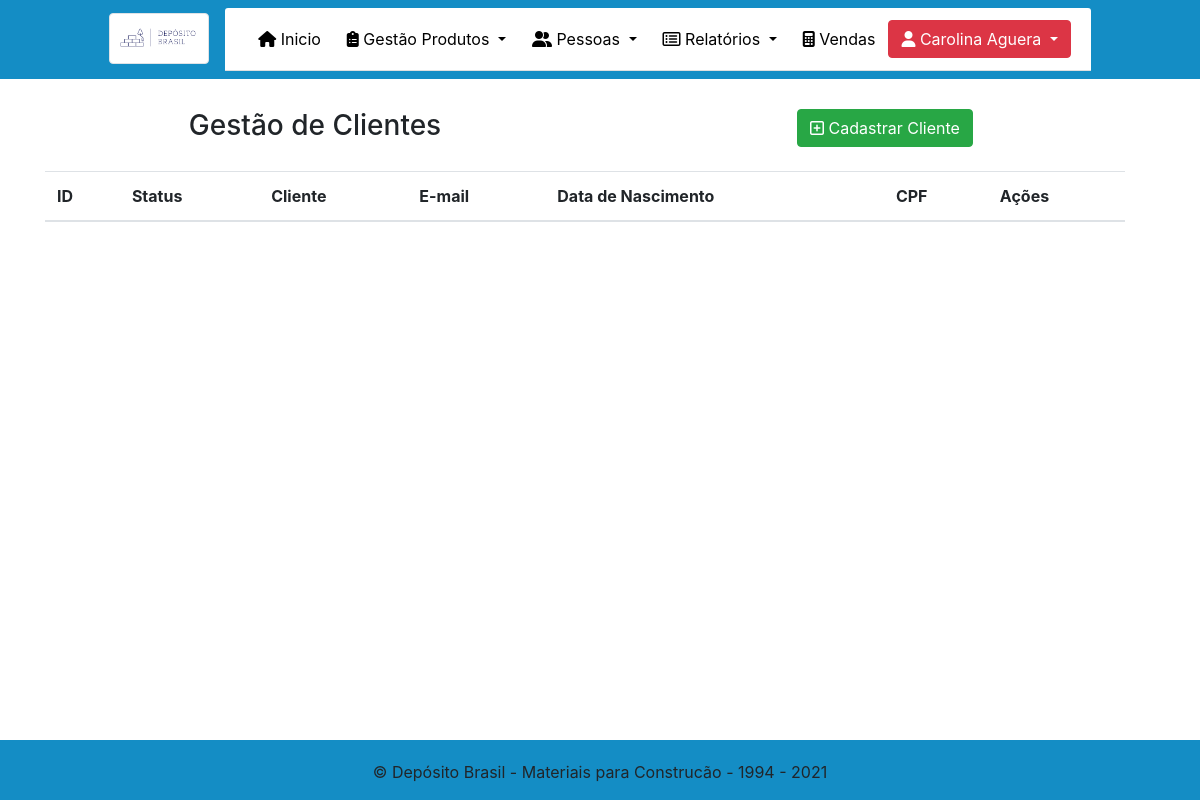
Before: /Admin/clientes.php (signed in) with the older database file.
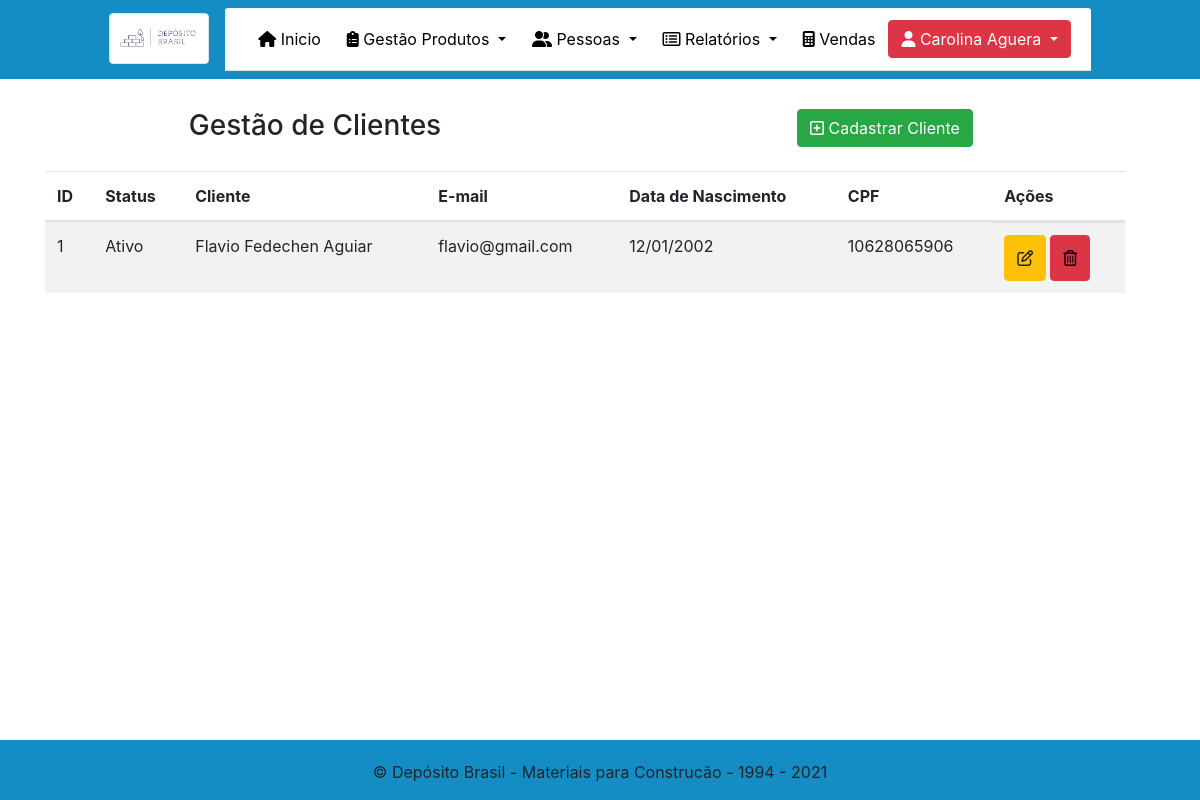
After: the same page with the newer database file.
### tables this page shows
CREATE TABLE `cliente` (
  `id` int(11) NOT NULL,
  `local_trabalho` varchar(200) DEFAULT NULL,
  `telefone_trabalho` varchar(45) DEFAULT NULL,
  `nome_completo` varchar(200) NOT NULL,
  `data_nascimento` date NOT NULL,
  `cpf` varchar(45) NOT NULL,
  `email` varchar(100) NOT NULL,
  `sexo` tinyint(1) NOT NULL,
  `telefone_residencial` varchar(45) DEFAULT NULL,
  `telefone_celular` varchar(45) NOT NULL,
  `rua` varchar(255) NOT NULL,
  `bairro` varchar(100) NOT NULL,
  `cep` varchar(45) NOT NULL,
  `numero` int(11) NOT NULL,
  `cidade` varchar(100) NOT NULL,
  `uf` varchar(2) NOT NULL,
  `status` tinyint(1) NOT NULL
);

### Admin/clientes.php (the view, shortened to what this page needs)
<!DOCTYPE html>
<html lang="pt-br">
<?php
require_once("../dependencias.php");
require_once("../menu.php");
?>
<head>
</head>
<?php
function formataData($data)
{
    return substr($data, 8, 2) . "/" .
        substr($data, 5, 2) . "/" .
        substr($data, 0, 4);
}
?>
<head>
</head>
<body class="teste">
    <div class="container" style="margin-top: 30px;">
        <center>
            <div class="row">
                <div class="col-sm-6">
                    <h3>Gestão de Clientes</h3>
                </div>
                <div class="col-sm-6">
                    <a href="NovoCliente.php" type="button" class="btn btn-success">
                        <i class="far fa-plus-square"></i> Cadastrar Cliente
                    </a>
                </div>
            </div>
        </center>
        <div class="row container" style="background: transparent;">
            <table class="table table-striped" style="margin-top: 20px; ">
                <thead>
                    <tr>
                        <th scope="col">ID</th>
                        <th scope="col">Status</th>
                        <th scope="col">Cliente</th>
                        <th scope="col">E-mail</th>
                        <th scope="col">Data de Nascimento</th>
                        <th scope="col">CPF</th>
                        <th scope="col">Ações</th>
                    </tr>
                </thead>
                <tbody>
                    <?php
                    $conexao = mysqli_connect('127.0.0.1', 'root', '', 'tcc');
                    $sql = "select * from cliente  ";
                    $clientes = mysqli_query($conexao, $sql);
                    while ($data = mysqli_fetch_array($clientes)) {
                        if ($data['status'] == 1) {
                            $statuscliente = 'Ativo';
                        } else {
                            $statuscliente = 'Inativo';
                        } ?>
                    <tr>
                        <td><?= $data['id']  ?></td>
                        <td><?= $statuscliente  ?></td>
                        <td><?= $data['nome_completo']  ?></td>
                        <td><?= $data['email']  ?></td>
                        <td><?= formataData($data['data_nascimento']) ?></td>
                        <td><?= $data['cpf']  ?></td>
                        <td class="actions d-flex">
                            <center>
                                <form action="clientes.php" name="form" method="post" class="needs-validation" novalidate>
                                    <button class="btn btn-warning btn-xs" type="button" style="margin-right: 4px; height: 46px; width: auto; " data-toggle="modal" data-target="#modalExemplo<?= $data['id'] ?>"><i class="far fa-edit"></i></button>
                                </form>
                            </center>
                            <button class="btn btn-danger btn-xs" style="height: 46px; width: auto; " type="button" data-toggle="modal" data-target="#ExemploModalCentralizado<?= $data['id'] ?>"><i class="far fa-trash-alt" style="color: black;"></i></button>
                        </td>
                    </tr>
                    <?php  }    ?>
                </tbody>
            </table>
        </div>
    </div>
    <?php
    require_once("rodape.php");
    ?>
</body>
</html>

Changed rows visible on the page:
added cliente: id "1", status "Ativo", nome_completo "Flavio Fedechen Aguiar", email "flavio@gmail.com", data_nascimento "12/01/2002", cpf "10628065906"
